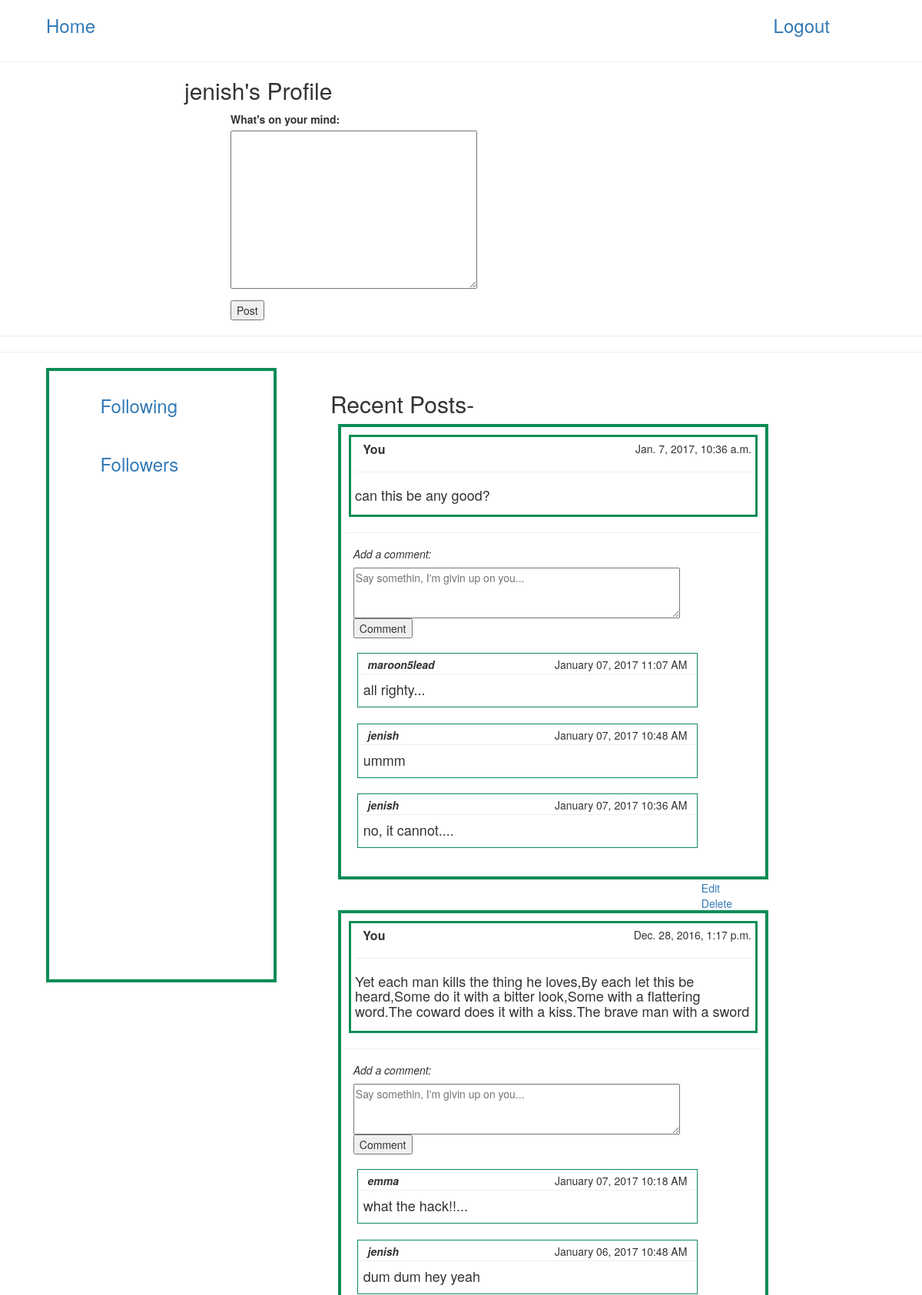
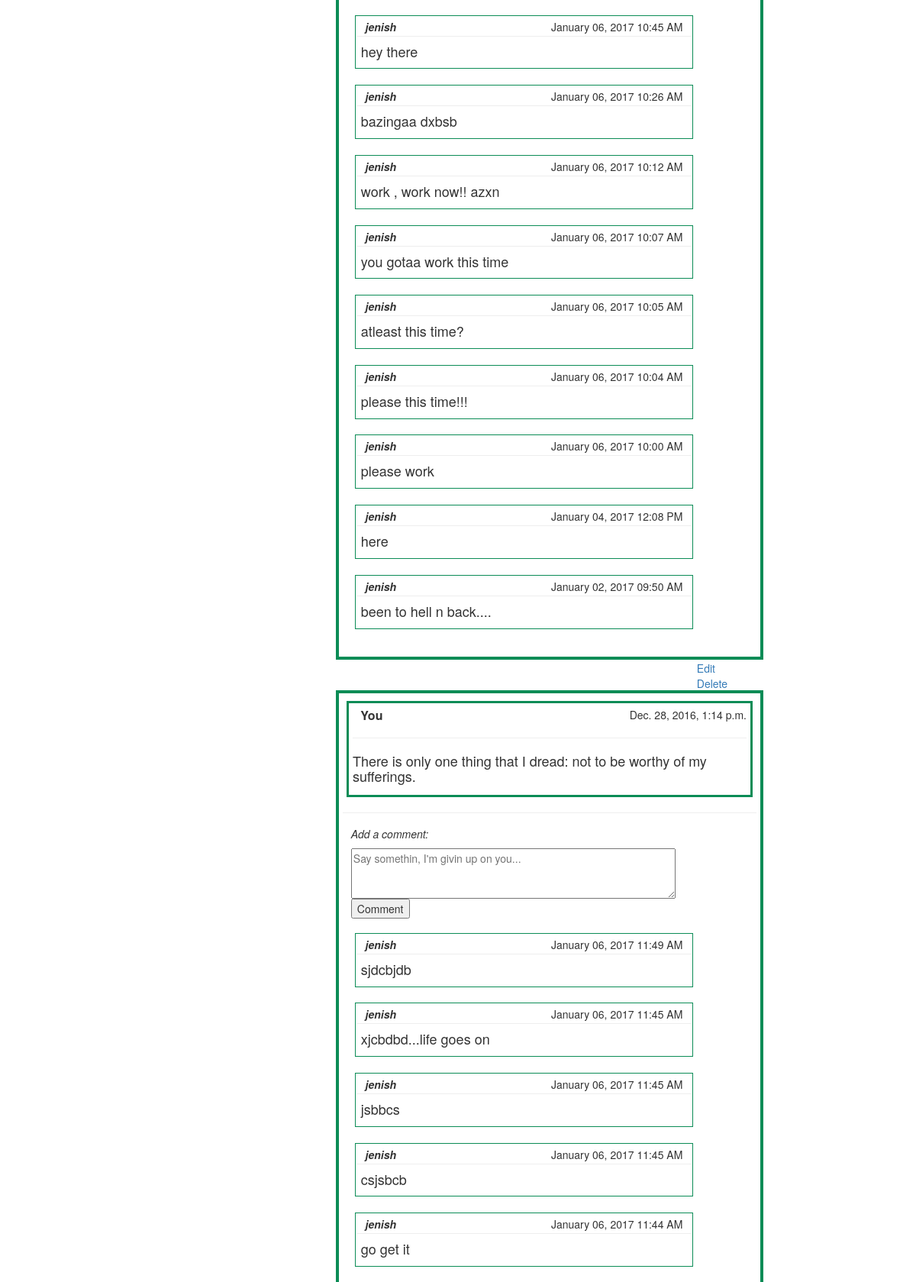
/profile/ (signed in, upper part), run on the app's committed database (2 pictures, top to bottom).
### userprofile/models.py (models this page shows, shortened)
class Post(models.Model):
	user = models.ForeignKey(User)
	text = models.CharField(max_length=1000)
	published_on = models.DateTimeField(auto_now_add=True)
	likes = models.PositiveSmallIntegerField(default=0, blank=True, null=True)
	like_flag = models.NullBooleanField(default=False)
	class Meta:
		ordering = ['-published_on']

class Comment(models.Model):
	user = models.ForeignKey(User)
	post = models.ForeignKey(Post)
	comment = models.CharField(max_length=1000)
	published_on = models.DateTimeField(auto_now_add=True)
	class Meta:
		ordering = ['-published_on']

### userprofile/views.py (the view)
# urls.py: url(r'^profile/',include(userprofile.urls)),
def profile(request):
	if not request.user.is_authenticated:
		return render(request, 'login/login.html')
	else:
		user = request.user
		posts = Post.objects.filter(user=request.user)
		form = PostForm(request.POST or None)
		if form.is_valid():
			post = form.save(commit=False)
			post.user = request.user
			post.save()
		return render(request, 'profile.html',{'posts':posts,'user':user, 'form':form})

### userprofile/forms.py
class PostForm(forms.ModelForm):
	text = forms.CharField(widget=forms.Textarea)
	class Meta:
		model = Post
		fields = ['text']

### userprofile/templates/profile.html (shortened to what this page needs)
{% load staticfiles %}
<html>
<head>
	<link rel="stylesheet" href="https://maxcdn.bootstrapcdn.com/bootstrap/3.3.6/css/bootstrap.min.css">
</head>
<body style="background-color:#;">
	<nav style="height:5%"><h3>
		<a href="../home/feed"><span style="margin:2%; margin-left:5%">Home</span></a>
		<a href="{% url 'login:logout_user'%}"><span style="float:right; margin-right:10%">Logout</span></a>
	</h3>
</nav>
<hr>
<div style="margin-left:20% "><h2>{{ user.username }}'s Profile</h2></div>
<div style="margin-left:25%; padding:10px%">
	<form method="POST" action="">
		{% for field in form %}
		<div class="form-group">
			<div class="col-sm-offset-2 col-sm-10">
			</div>
			<label >What's on your mind:</label>
			<div >{{ field }}</div>
		</div>
		{% endfor %}
		<button type="submit">Post</button>
	</form>
</div>
<hr><hr>
<div style="margin-left:5%; padding:10px; width:25%; border:#0b8c56 solid 4px; height:100%; float:left">
	<div style="margin-left:20%; padding:2px">
	<a href="{% url 'userprofile:following' %}"><h3>Following</h3></a><br>
	<a href="{% url 'userprofile:followers' %}"><h3>Followers</h3></a>
	</div>
</div>
{% if posts %}
<div class="posts" style=" float:left; padding:10px; width:50%; margin-left:5%">
	<h2>Recent Posts-</h2>
	{% for post in posts %}
	<div style="border:#0b8c56 solid 4px; padding:5px; margin:10px;">
		<div style="border:#0b8c56 solid 3px; padding:5px; margin:5px;">
			<div style="float:left; margin-left:2%;"><Strong style="font-size: initial;">You</Strong></div>
			<span style="float:right;">{{ post.published_on }}</span><br>
		<hr style="margin-bottom:15px color:#0b8c56">
			<h4>{{ post.text }}</h4>
		</div>
		<hr>
		<div style="margin-left:2%">
			<h5><i>Add a comment:</i></h5>
			<form id="comment-form" method="POST" onsubmit="return false">
				<textarea name="comment" id="comment-text{{post.id}}" placeholder="Say somethin, I'm givin up on you..."rows="3" style="width:80%" required="true" ></textarea>
				<br>
				<button onclick="add_comment({{post.id}})">Comment</button>
			</form>
		</div>
		<div id="comment-list{{post.id}}" style="padding:5px; margin-bottom:1%; margin-left:2%;">
			{% for c in post.comment_set.all %}
				<div id="comments{{c.id}}" style="width:85%; padding:2px; border:#0b8c56 solid 1px; margin-bottom:4%;">
							<div style="padding:2px; margin-left:2%; margin-top:px">
								<strong><i>{{ c.user }}</i></strong>
								<span style="float:right; margin-right:2%;">{{ c.published_on|date:"F d, o h:i A" }}</span>
							</div>
							<hr style="margin-top:0px; margin-bottom:5px">
							<div style="margin:5px;">
								<h4>{{ c.comment }}</h4>
							</div>
				</div>
			{% endfor %}
		</div>
		<span style="float:right; padding:10px">
			<a style="margin-right:4%" href="edit/post/{{post.id}}">Edit</a>
			<a style="margin-right:0%" href="delete/post/{{post.id}}">Delete</a>
		</span>
	</div>
	<br>
	{% endfor %}
</div>
{% else %}
No posts Found
{% endif %}
</body>
</html>

### data on the page
Post: published_on "Jan. 7, 2017, 10:36 a.m.", text "can this be any good?", comment "Say somethin, I'm givin up on you..."
Comment: user "maroon5lead", published_on "January 07, 2017 11:07 AM", comment "all righty..."
Comment: user "jenish", published_on "January 07, 2017 10:48 AM", comment "ummm"
Comment: user "jenish", published_on "January 07, 2017 10:36 AM", comment "no, it cannot...."
Post: published_on "Dec. 28, 2016, 1:17 p.m.", text "Yet each man kills the thing he loves,By each let this be heard,Some do it with a bitter look,Some with a flattering word.The coward does it with a kiss.The brave man with a sword", comment "Say somethin, I'm givin up on you..."
Comment: user "emma", published_on "January 07, 2017 10:18 AM", comment "what the hack!!..."
Comment: user "jenish", published_on "January 06, 2017 10:48 AM", comment "dum dum hey yeah"
Comment: user "jenish", published_on "January 06, 2017 10:45 AM", comment "hey there"
Comment: user "jenish", published_on "January 06, 2017 10:26 AM", comment "bazingaa dxbsb"
Comment: user "jenish", published_on "January 06, 2017 10:12 AM", comment "work , work now!! azxn"
Comment: user "jenish", published_on "January 06, 2017 10:07 AM", comment "you gotaa work this time"
Comment: user "jenish", published_on "January 06, 2017 10:05 AM", comment "atleast this time?"
Comment: user "jenish", published_on "January 06, 2017 10:04 AM", comment "please this time!!!"
Comment: user "jenish", published_on "January 06, 2017 10:00 AM", comment "please work"
Comment: user "jenish", published_on "January 04, 2017 12:08 PM", comment "here"
Comment: user "jenish", published_on "January 02, 2017 09:50 AM", comment "been to hell n back...."
Post: published_on "Dec. 28, 2016, 1:14 p.m.", text "There is only one thing that I dread: not to be worthy of my sufferings.", comment "Say somethin, I'm givin up on you..."
Comment: user "jenish", published_on "January 06, 2017 11:49 AM", comment "sjdcbjdb"
Comment: user "jenish", published_on "January 06, 2017 11:45 AM", comment "xjcbdbd...life goes on"
Comment: user "jenish", published_on "January 06, 2017 11:45 AM", comment "jsbbcs"
Comment: user "jenish", published_on "January 06, 2017 11:45 AM", comment "csjsbcb"
Comment: user "jenish", published_on "January 06, 2017 11:44 AM", comment "go get it"

### other printed values
{{ user.username }} "jenish"
